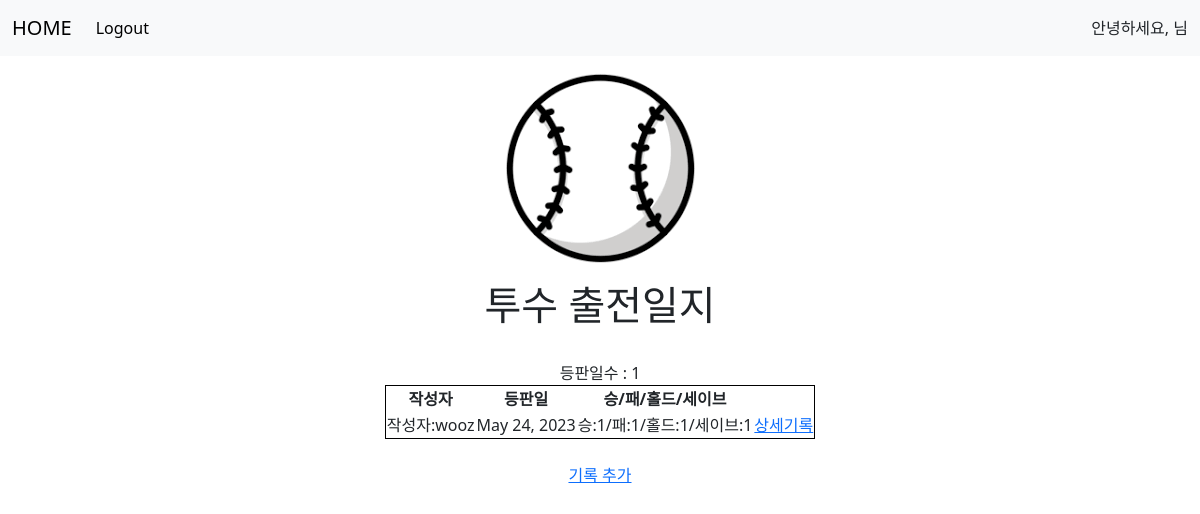
The app's page / (signed in) with its own data.
### blog/models.py (models this page shows, shortened)
class Blog(models.Model):
    date=models.DateField()
    writer=models.CharField(max_length=100)
    IP=models.DecimalField(max_digits=2,decimal_places=1)
    R=models.IntegerField()
    H=models.IntegerField()
    K=models.IntegerField()
    BB=models.IntegerField()
    W=models.IntegerField()
    L=models.IntegerField()
    HLD=models.IntegerField()
    SV=models.IntegerField()

### blog/views.py (the view)
# urls.py: 2. Add a URL to urlpatterns:  path('', views.home, name='home')
def home(request):
    blogs=Blog.objects.all()
    return render(request,"home.html",{"blogs":blogs})

### blog/templates/home.html (shortened to what this page needs)
{% extends 'base.html' %}
{% block content %}
    {% load static %}
    <img src="{% static '야구공.png' alt='' width='50' height='30' %}"><h1>투수 출전일지</h1><br>
    등판일수 : {{blogs.count}}
    <table style="border:1px solid black; margin-left:auto; margin-right:auto;">
        <th>작성자</th>
        <th>등판일</th>
        <th>승/패/홀드/세이브</th>
        {% for blog in blogs %}
        <tr>
            <td>
                작성자:{{blog.writer}}
            </td>
            <td>
            {{blog.date}}
            </td>
            <td>
            승:{{blog.W}}/패:{{blog.L}}/홀드:{{blog.HLD}}/세이브:{{blog.SV}}
            </td>
            <td>
                <a href="{%url 'detail' blog.id%}">상세기록</a>
            </td>
        </tr>
        {% endfor %}
    </table>
    <br>
    {% if user.is_authenticated %}
    <a href="{%url 'new'%}">기록 추가</a>
    {% endif %}
{% endblock %}

### myblog/templates/base.html (style rules this page uses)
* { text-align: center; }

### records on screen
Blog: writer "wooz", date "May 24, 2023", W "1", L "1", HLD "1", SV "1"

### other values on screen
{{ blogs.count }} "1"
